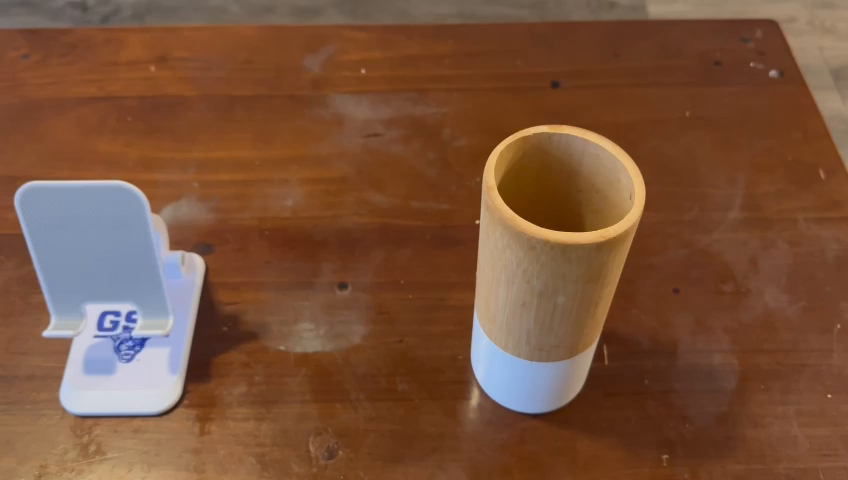
#> input picture frame 30 of CVAssignment2/CV Video.mp4, 848 x 480 px
$ jupyter execute 'cv ass2.ipynb'
#> lines starting #> are read from the running program, lines starting #| are printed output that depends on the picture
[cell 1]
import numpy as np
from scipy import ndimage
import cv2 as cv

# Q1

[cell 2]
# [86 lines left out: function canny_edge, not called in this run]

# Q2

[cell 3]
# [9 lines left out: function harris_corners, not called in this run]

[cell 4]
# [5 lines left out: function visualize_image, not called in this run]

[cell 5]
if __name__ == "__main__":
    cap = cv.VideoCapture("CV Video.mp4")
    frames_dict = {}
    count = 0
    while cap.read()[0]:
        frames_dict[count] = cap.read()[1]
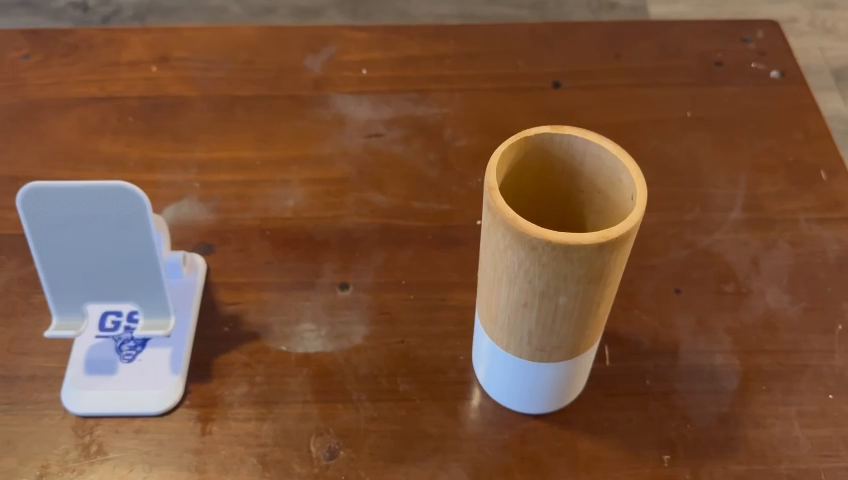
#> input picture frame 31 of CVAssignment2/CV Video.mp4, 848 x 480 px
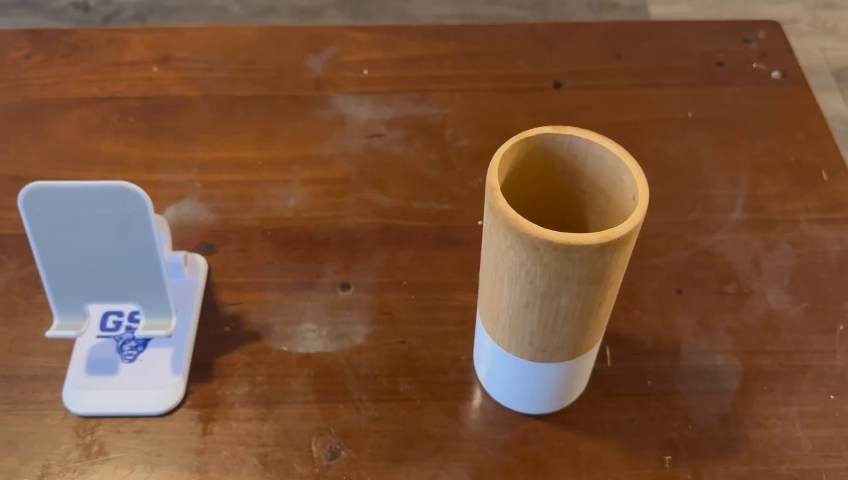
#> input picture frame 32 of CVAssignment2/CV Video.mp4, 848 x 480 px
        count += 1
    print(frames_dict)
    frame = frames_dict[50]
    cv.imshow("Frame", frame)
    visualize_image("Frame", frame)

    canny_image = canny_edge(frame)
    visualize_image("Canny", canny_image)

    harris_image = canny_edge(frame)
    visualize_image("Harris", harris_image)

$ run again, starting later in the video
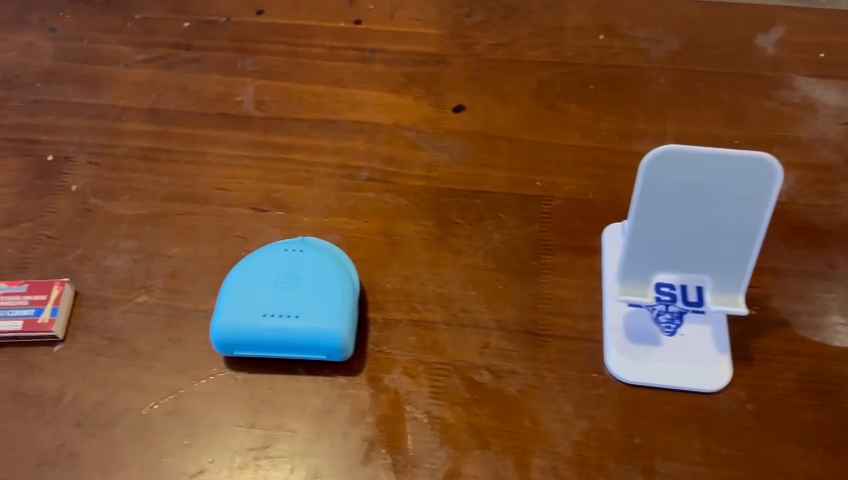
#> input picture frame 135 of CVAssignment2/CV Video.mp4, 848 x 480 px
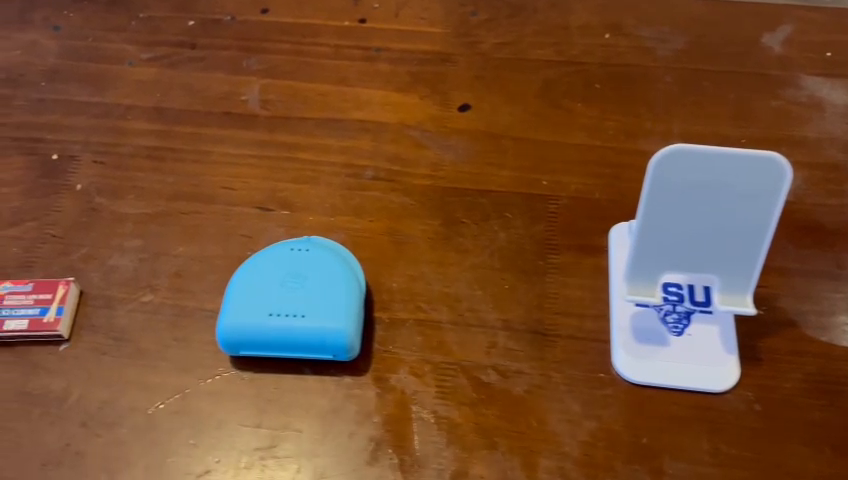
#> input picture frame 136 of CVAssignment2/CV Video.mp4, 848 x 480 px
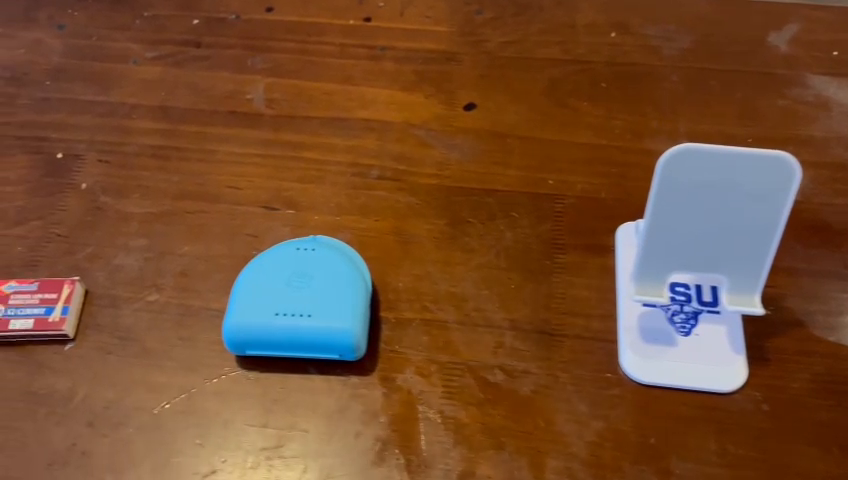
#> input picture frame 137 of CVAssignment2/CV Video.mp4, 848 x 480 px
